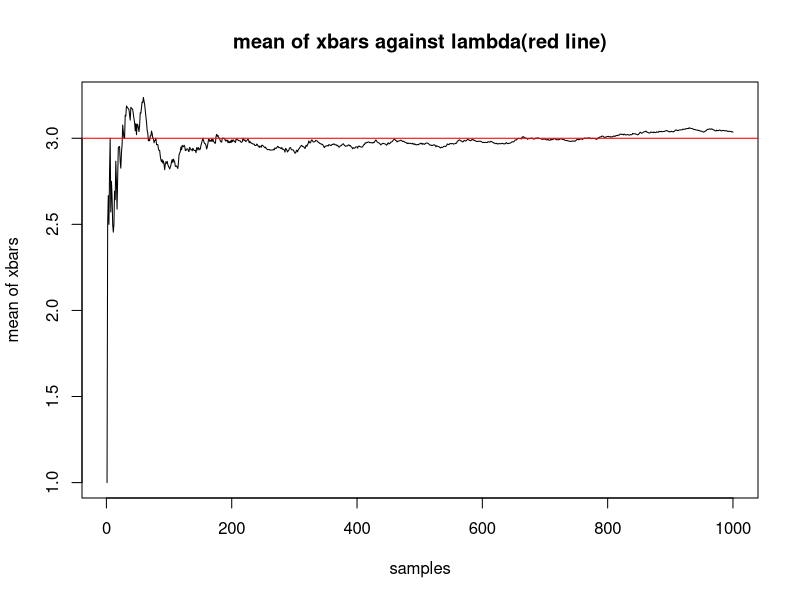
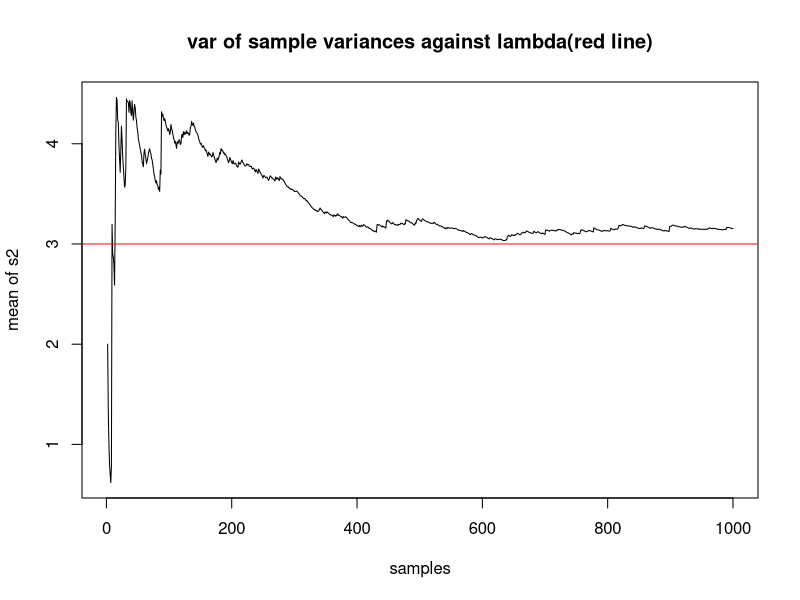
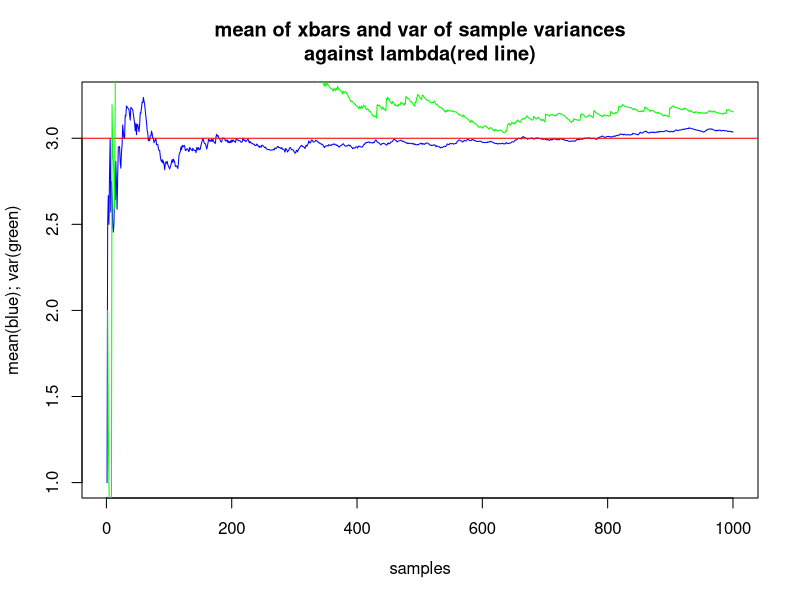
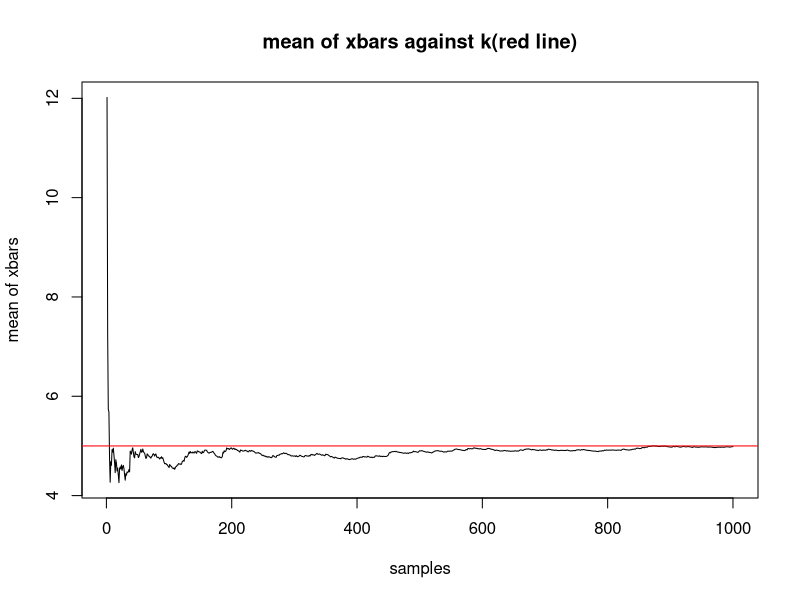
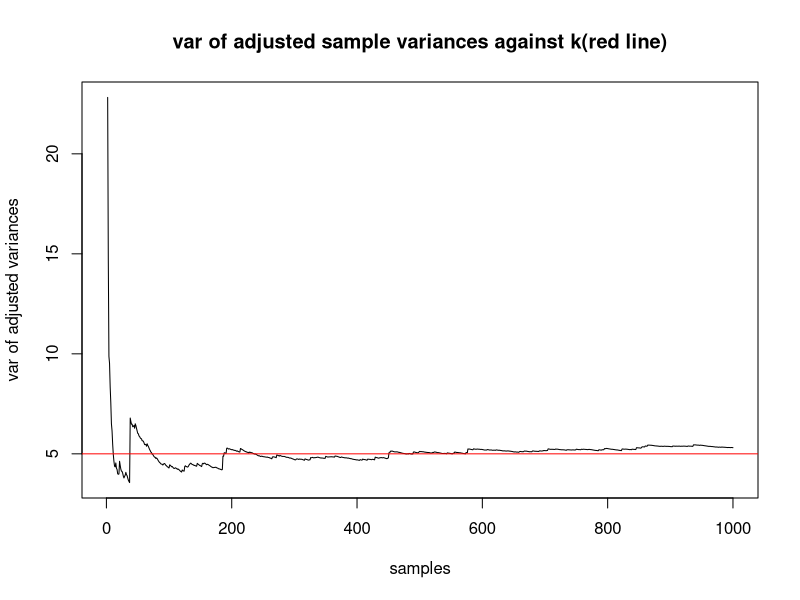
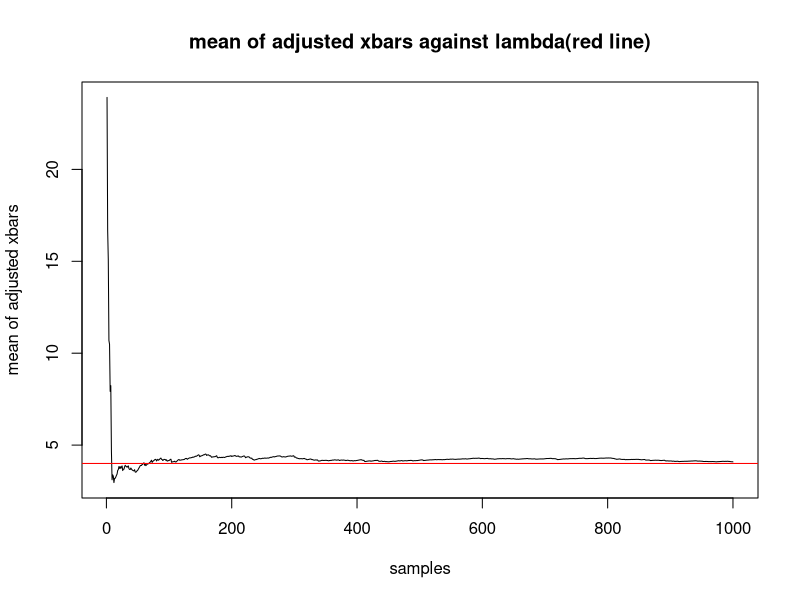

Write the R code that produced these figures, in order.
## ---- chunk 1
#problem 1: guided example
#1a
#converge to truth and have low variability --> consistent

#we first show that the estimator is
#unbiased for the parameter it is
#predicting --> the expectaiton of the
#estimator should equal the parameter

#we then show that, as n approaches infinity,
#the variance of the estimator approaches
#0.  Since the variance of the estimator is the
#variance of the parameter divided by n, the limit will
#converge to 0 as long as the numerator (variance of the
#parameter) is finite when the limit is applied to it


#1b
#this code is similar to lecture 4a

#set initial values
NMC<-1000
lambda <-3
#placeholder vectors
xbar_storage <- c()
x_storage <-c()

#create the for loop to do the NMC sim

for(i in 1:NMC){
  x_storage[i]<-rpois(1,lambda)
  xbar_storage[i]<-mean(x_storage[1:i])
}

#create the plot
plot(xbar_storage, type="l",
     main="mean of xbars against lambda(red line)",
     xlab="samples",
     ylab="mean of xbars")
abline(h=lambda,col="red")

##problem 2
#show that sample variance is also consistent
#with lambda 
#overlay the two graphs

#similar set up to problem 1
#same MNC
#same lambda
s_storage <- c() #this is still an x storage i just wanted a new one
s2_storage <- c()

#run the for loop to generate data
#instead of working with sample mean we want sample variance

for(i in 1:NMC){
  s_storage[i] <-rpois(1,lambda)
  s2_storage[i] <-var(s_storage[1:i])
}

#now that we have the data we need to plot it against the expected value of lambda

plot(s2_storage, type="l",
     main="var of sample variances against lambda(red line)",
     xlab="samples",
     ylab="mean of s2")
abline(h=lambda,col="red")


#we need to put the two plots in the same graph
plot(xbar_storage, type="l",
     main="mean of xbars and var of sample variances\nagainst lambda(red line)",
     xlab="samples",
     ylab="mean(blue); var(green)",
     col="blue")
abline(h=lambda,col="red")
lines(s2_storage, type="l", col="green")

#they both converge at lambda (red line)
#the blue line, representing the sample means, steadys out near the truth more quickly, indicating that the sample means converge to the truth more quickly


##problem 3
#similar to problems 1 and 2, but we will need to set up a new dist
#for the second consistency, it will be sample variance ÷ 2

#set initial values and placeholder vectors for the for loops
#we can use the same NMC
k<-5
xbar_storage3<-c()
x_storage3<-c()
s_storage3<-c()
s2_storage3<- c()

#here we need to change the estimator because s2 is biased for k
s_adjusted_storage <- c()


#create a for loop to generate data for the xbars
for(i in 1:NMC){
  x_storage3[i]<-rchisq(1,k)
  xbar_storage3[i]<-mean(x_storage3[1:i])
}

#create the plot for the xbars
plot(xbar_storage3, type="l",
     main="mean of xbars against k(red line)",
     xlab="samples",
     ylab="mean of xbars")
abline(h=k,col="red")

#this plot is sufficient to show that xbar is consistent for k:
#converges to k and varies less around k

#create a for loop to generate data for the adjusted s^2
for(i in 1:NMC){
  s_storage3[i]<-rchisq(1,k)
  s2_storage3[i]<-var(x_storage3[1:i])
  s_adjusted_storage[i]<-s2_storage3[i]/2
}

#create a plot for the adjusted variances
plot(s_adjusted_storage, type="l",
     main="var of adjusted sample variances against k(red line)",
     xlab="samples",
     ylab="var of adjusted variances")
abline(h=k,col="red")

#this one is trending to convergence but it is taking much longer to do so
#this is what we expect from this estimator


##problem 4
#we are showing consistency again
#this time with an exponential distribution
#we will have to adjust the sample mean and show consistency

#set initial values and placeholder vectors for the for loops
#we can use the same NMC
lambda4<-4
x_storage4 <-c()
xbar_storage4<-c()
xbar_storage_adjusted <-c()


#we have to generate the data from the exponential distribution
for(i in 1:NMC){
  x_storage4[i]<-rexp(1,lambda4)
  xbar_storage4[i]<-mean(x_storage4[1:i])
  xbar_storage_adjusted[i]<-(xbar_storage4[i]^(-1))
}

#create a plot for the adjusted xbars
plot(xbar_storage_adjusted, type="l",
     main="mean of adjusted xbars against lambda(red line)",
     xlab="samples",
     ylab="mean of adjusted xbars")
abline(h=lambda4,col="red")

#this graph is not converging at 4: I just had a simple typo that Dalton helped me fix

#the major goal of this lab was to illustrate the concept of consistency: 
#as n increases the estimator will converge to the truth, and it will vary less
#this decreasing variation looks like the graph is smoothing out















